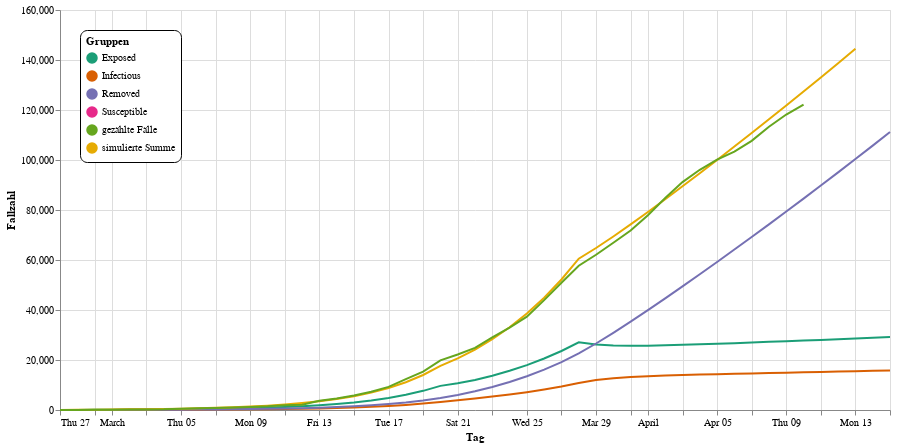

This figure's notebook cell:
### Markdown cell above
Die folgende Funktion erzeugt ein Diagramm mit mehreren Ebenen: Die Kurven und die Legende zeichnet `line`. Die `selection` `nearest` benutzt das interaktive Diagramm, um den Tag auszuwählen, der am besten zur Position der Maus passt. `points` zeichnet kleine Kringel über die Werte der Kurve an diesem Tag. `text` ergänzt den Zahlenwert der gekringelten Werte. `rules` zeichnet eine graue Linie, die den Tag hervorhebt und `date_text` schreibt den Tag als Text am oberen Rand des Diagramms aus. Die Funktion `alt.layer()` fügt all diese Elemente zu einem Diagramm zusammen.

Die Funktion `plot()` nimmt neben dem Dataframe noch optionale Parameter für die Position der Legende und die Maße des gesamten Diagramms entgegen. Das Notebook verwendet sie später noch für weitere Diagramme mit anderen Skalen.

### Code cell
def plot(data, legendX=20, legendY=20, width=830, height=400):
    line = alt.Chart(data).mark_line(point=False).encode(
        alt.X("Tag", title="Tag"),
        alt.Y("Fallzahl:Q", title="Fallzahl"),
        color=alt.Color("Typ:N", 
                        scale=alt.Scale(scheme="dark2"),
                        legend=alt.Legend(
            orient="none", legendX=legendX, legendY=legendY,
            fillColor="white", strokeColor="black", cornerRadius=7, padding=6,
            title="Gruppen"))
    )
    nearest = alt.selection(type='single', nearest=True, on='mouseover',
                            fields=['Tag'], empty='none')
    selectors = alt.Chart(data).mark_point().encode(
        alt.X("Tag", title="Tag"),
        opacity=alt.value(0),
    ).add_selection(nearest)
    points = line.mark_point().encode(
        opacity=alt.condition(nearest, alt.value(1), alt.value(0))
    )
    text = line.mark_text(align='left', dx=4, dy=-8).encode(
        text=alt.condition(nearest, 'Fallzahl:Q', alt.value(' '))
    )
    rules = alt.Chart(data).mark_rule(color='gray').encode(
        alt.X("Tag", title="Tag"),
    ).transform_filter(nearest)
    date_text = rules.mark_text(align='left', dx=4, dy=-8).encode(
        y=alt.value(16),
        color=alt.value('gray'),
        text=alt.condition(nearest, 'Tag', alt.value(' '))
    )
    return alt.layer(
        line, selectors, points, rules, text, date_text
    ).properties(width=width, height=height)
    
plot(seir_data)

### Figure 1 — Vega-Lite specification as saved in the notebook (floating-point values rounded to 4 significant figures; data arrays with more than 128 entries replaced by an {"elided": "..."} marker saying what was removed)
{"config": {"view": {"continuousWidth": 400, "continuousHeight": 300}}, "layer": [{"mark": {"type": "line", "point": false}, "encoding": {"color": {"type": "nominal", "field": "Typ", "legend": {"cornerRadius": 7, "fillColor": "white", "legendX": 20, "legendY": 20, "orient": "none", "padding": 6, "strokeColor": "black", "title": "Gruppen"}, "scale": {"scheme": "dark2"}}, "x": {"type": "temporal", "field": "Tag", "title": "Tag"}, "y": {"type": "quantitative", "field": "Fallzahl", "title": "Fallzahl"}}}, {"mark": "point", "encoding": {"opacity": {"value": 0}, "x": {"type": "temporal", "field": "Tag", "title": "Tag"}}, "selection": {"selector001": {"type": "single", "nearest": true, "on": "mouseover", "fields": ["Tag"], "empty": "none"}}}, {"mark": "point", "encoding": {"color": {"type": "nominal", "field": "Typ", "legend": {"cornerRadius": 7, "fillColor": "white", "legendX": 20, "legendY": 20, "orient": "none", "padding": 6, "strokeColor": "black", "title": "Gruppen"}, "scale": {"scheme": "dark2"}}, "opacity": {"condition": {"value": 1, "selection": "selector001"}, "value": 0}, "x": {"type": "temporal", "field": "Tag", "title": "Tag"}, "y": {"type": "quantitative", "field": "Fallzahl", "title": "Fallzahl"}}}, {"mark": {"type": "rule", "color": "gray"}, "encoding": {"x": {"type": "temporal", "field": "Tag", "title": "Tag"}}, "transform": [{"filter": {"selection": "selector001"}}]}, {"mark": {"type": "text", "align": "left", "dx": 4, "dy": -8}, "encoding": {"color": {"type": "nominal", "field": "Typ", "legend": {"cornerRadius": 7, "fillColor": "white", "legendX": 20, "legendY": 20, "orient": "none", "padding": 6, "strokeColor": "black", "title": "Gruppen"}, "scale": {"scheme": "dark2"}}, "text": {"condition": {"type": "quantitative", "field": "Fallzahl", "selection": "selector001"}, "value": " "}, "x": {"type": "temporal", "field": "Tag", "title": "Tag"}, "y": {"type": "quantitative", "field": "Fallzahl", "title": "Fallzahl"}}}, {"mark": {"type": "text", "align": "left", "dx": 4, "dy": -8}, "encoding": {"color": {"value": "gray"}, "text": {"condition": {"type": "temporal", "field": "Tag", "selection": "selector001"}, "value": " "}, "x": {"type": "temporal", "field": "Tag", "title": "Tag"}, "y": {"value": 16}}, "transform": [{"filter": {"selection": "selector001"}}]}], "data": {"name": "data-9fc8ed70c60ab2978d47e1c08f7a66d8"}, "height": 400, "width": 830, "$schema": "https://vega.github.io/schema/vega-lite/v4.8.1.json", "datasets": {"data-9fc8ed70c60ab2978d47e1c08f7a66d8": {"elided": "289 records"}}}
